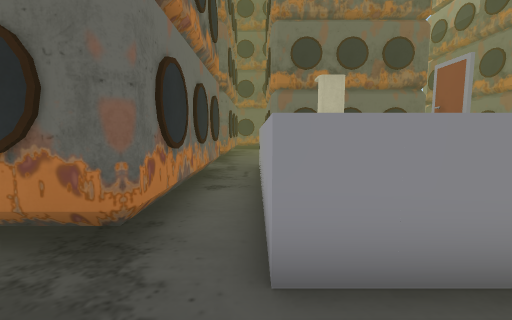
[1] (above)

24 first-person views from a walk through a Unity game level. The camera is 1.3 m above the floor, tilts 6° down and sees 90° across. The floor is counted in squares, 1 m on a side. Each view is taken from the middle of a square. On the plan, view 1 faces up. The plan holds only what a view shows up to about 13 squares ahead; the rest is blank. The place goes on beyond the plan. The player character is not drawn.

[2]
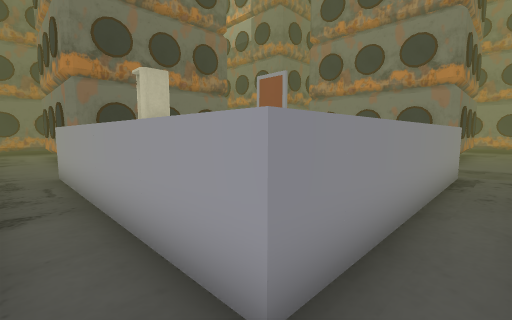

[3]
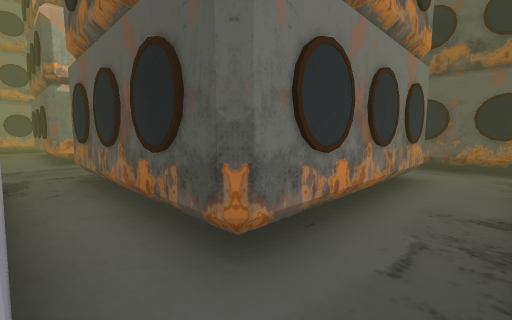

[4]
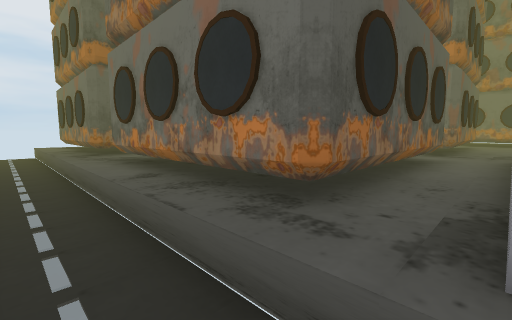

[5]
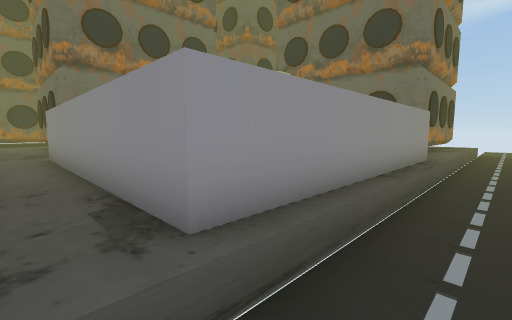

[6]
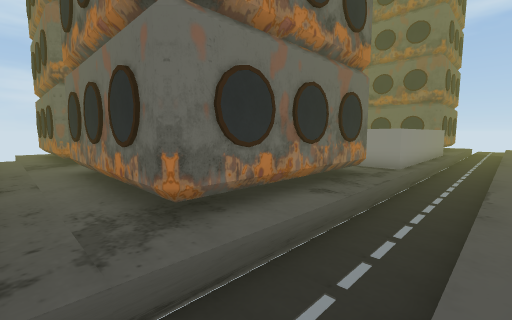

[7]
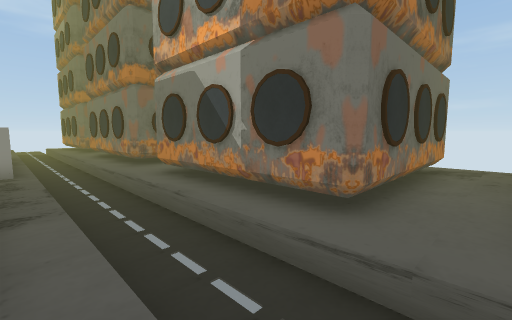

[8]
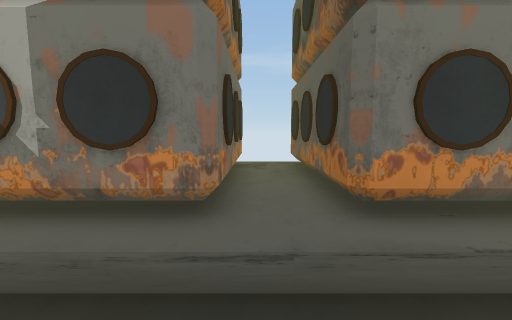

[9]
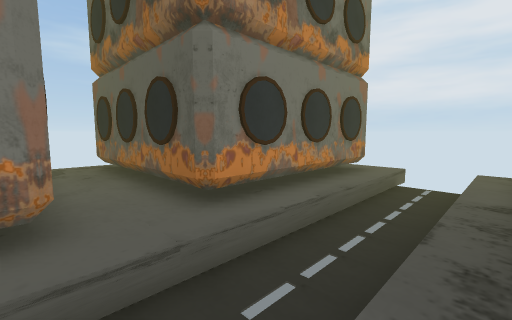

[10]
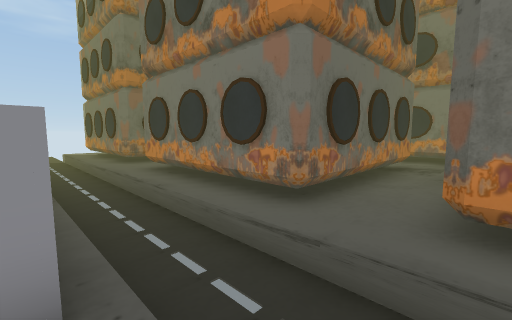

[11]
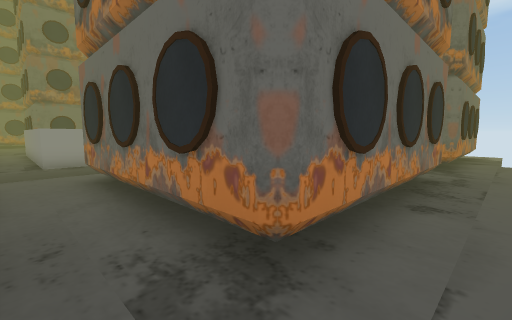

[12]
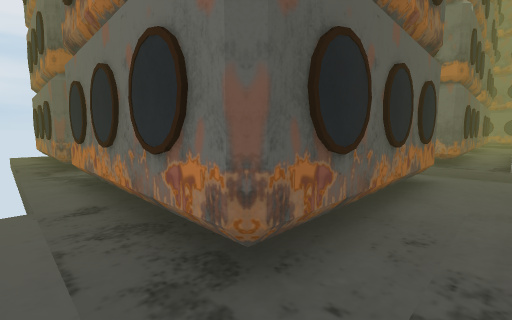

[13]
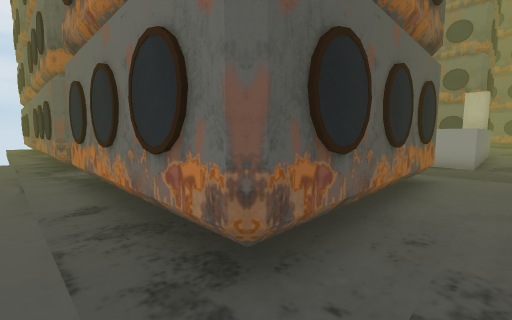

[14]
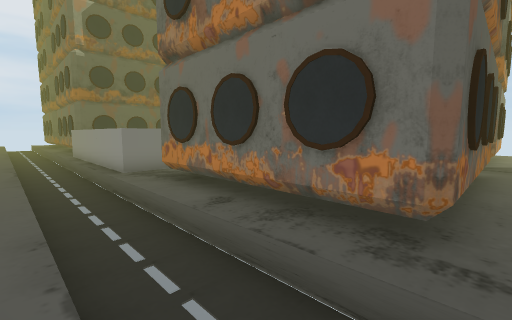

[15]
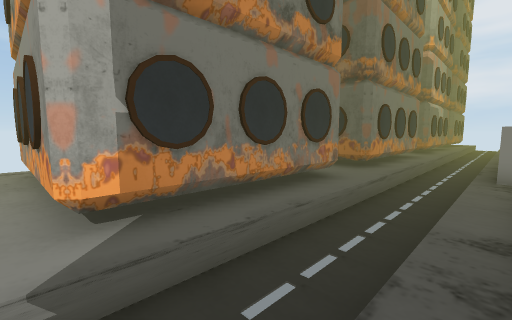

[16]
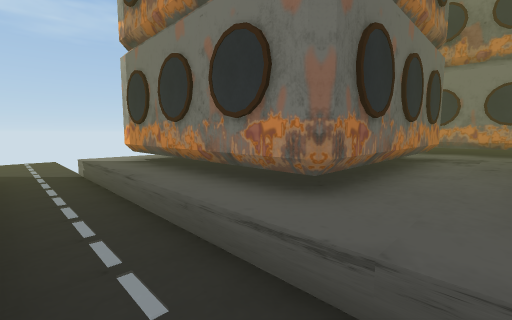

[17]
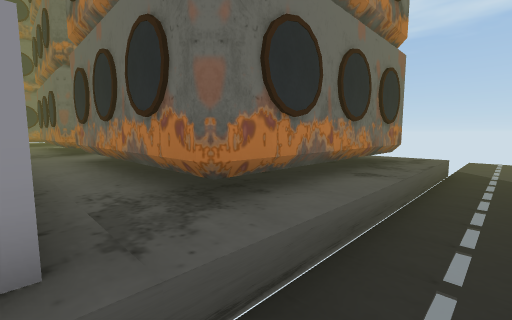

[18]
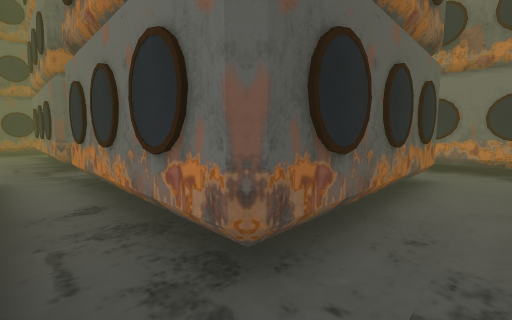

[19]
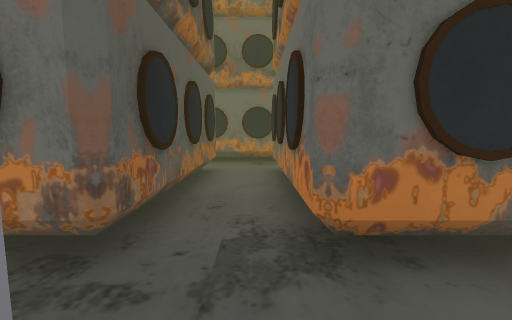

[20]
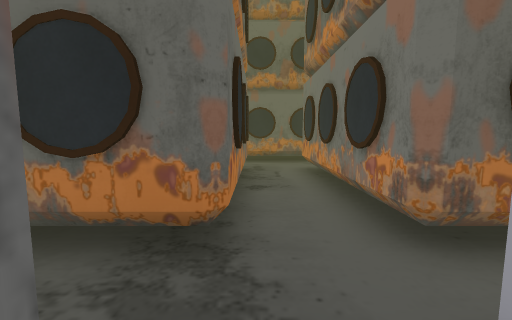

[21]
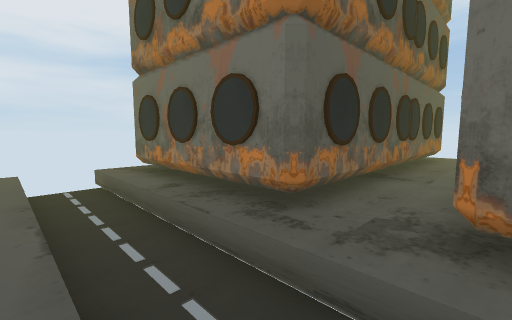

[22]
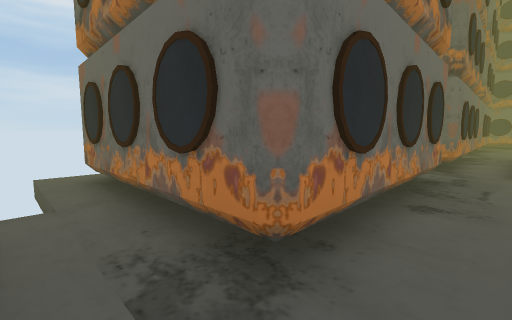

[23]
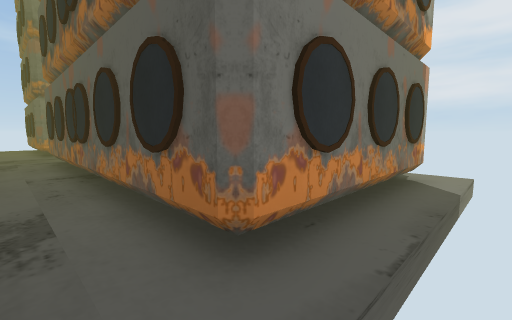

[24]
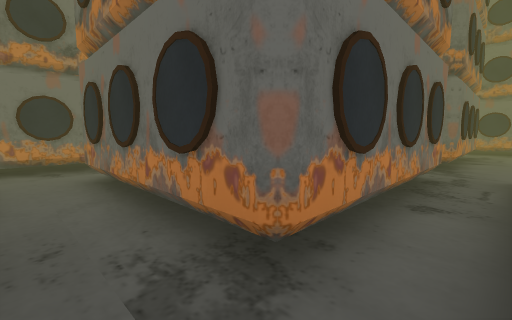

### Floor plan
Key: @ floor where view 1 was taken; # wall or solid block; . main floor; - floor 0.5 m lower than the main floor; ^ raised ledge; S shower; O other object.
Columns run from 7 left of view 1 to 21 right of it. Each row starts with its distance up from view 1.
 24                 --
 23                 --
 22                 --
 21       OOO       --
 20       ...       --
 19  ...............--.........
 18 OOOOOO..OOOOOOO.--.OOOOOOO.
 17       O.O     OO--.O      O
 16      O..O     O.--.O      O
 15       O.O     OO--.O      O
 14      O..O     O.--.O     O..
 13      OO.O     OO--.O      O.
 12 OOOOOO..OOOOOOO.--.OOOOOOO..O
 11 ................--..........O
 10 .......# SS^^^^^--..........O
  9 OOOOOO.#S      ^--.OOOOOOO..
  8      OO#       ^--.O     OO.
  7      OO#       ^--.O     O..
  6      OO#       ^--.O     OO.
  5      OOO       ^--.O     O..
  4      OO^       ^--.O     OO.
  3 OOOOOO.^       ^--.OOOOOOO..O
  2 .......^^^^^^^^^--..........O
  1 ................--..........
  0 OOOOOO.@OOOOOOO.--.OOOOOOO..
 -1       O.O     OO--.O     OO.
 -2      O..O     O.--.O     O..
 -3      OO.O     OO--.O     OO.
 -4      O..O     O.--.O     OO
 -5      OO.O     OO--.O      O
 -6 OOOOOO..OOOOOOO.--.OOOOOOO.
 -7 ................--.........
 -8   ..............--.........
 -9   .OOOOOOOOOOOO.--.OOOOOOO.
-10   .O          OO--.O      O
-11   .O          O.--.O      O

Positions as (right, up) in squares from view 1, and headings:
1: (0, 0), facing up
2: (-1, 1), facing up-right
3: (-1, 2), facing down-right
4: (10, 2), facing down-left
5: (10, 1), facing up-left
6: (11, -8), facing up-left
7: (8, -8), facing up-right
8: (8, -7), facing right
9: (8, -6), facing down-right
10: (8, 0), facing up-right
11: (20, 1), facing up-left
12: (20, 2), facing down-left
13: (20, 11), facing down-left
14: (11, 19), facing down-left
15: (8, 19), facing down-right
16: (9, 10), facing up-right
17: (10, 10), facing up-left
18: (0, 11), facing down-left
19: (1, 11), facing left
20: (-1, 9), facing up
21: (11, -6), facing down-left
22: (0, -8), facing up-left
23: (-6, -7), facing down-right
24: (0, 1), facing up-left
